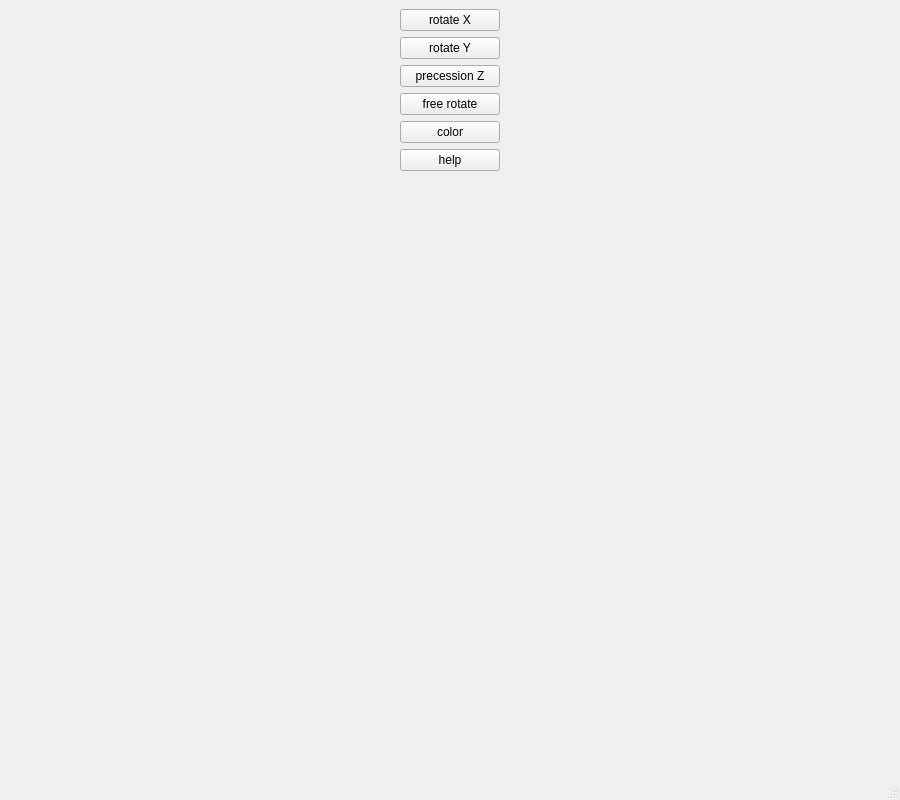
<?xml version="1.0" encoding="UTF-8"?>
<ui version="4.0">
 <class>MainWindow</class>
 <widget class="QMainWindow" name="MainWindow">
  <property name="geometry">
   <rect>
    <x>0</x>
    <y>0</y>
    <width>900</width>
    <height>800</height>
   </rect>
  </property>
  <property name="windowTitle">
   <string>OpenGL sample</string>
  </property>
  <widget class="QWidget" name="centralwidget">
   <property name="sizePolicy">
    <sizepolicy hsizetype="Preferred" vsizetype="Preferred">
     <horstretch>0</horstretch>
     <verstretch>0</verstretch>
    </sizepolicy>
   </property>
   <layout class="QHBoxLayout" name="horizontalLayout_2">
    <item>
     <layout class="QHBoxLayout" name="horizontalLayout">
      <property name="sizeConstraint">
       <enum>QLayout::SetMaximumSize</enum>
      </property>
      <property name="leftMargin">
       <number>0</number>
      </property>
      <item>
       <layout class="QVBoxLayout" name="verticalLayout">
        <property name="spacing">
         <number>6</number>
        </property>
        <property name="sizeConstraint">
         <enum>QLayout::SetMinimumSize</enum>
        </property>
        <item>
         <widget class="QPushButton" name="pushButton_xRotate">
          <property name="sizePolicy">
           <sizepolicy hsizetype="Preferred" vsizetype="Fixed">
            <horstretch>0</horstretch>
            <verstretch>0</verstretch>
           </sizepolicy>
          </property>
          <property name="maximumSize">
           <size>
            <width>100</width>
            <height>16777215</height>
           </size>
          </property>
          <property name="focusPolicy">
           <enum>Qt::NoFocus</enum>
          </property>
          <property name="toolTip">
           <string>rotate cylinder around X axis</string>
          </property>
          <property name="statusTip">
           <string>rotate cylinder around X axis</string>
          </property>
          <property name="text">
           <string>rotate X</string>
          </property>
         </widget>
        </item>
        <item>
         <widget class="QPushButton" name="pushButton_yRotate">
          <property name="sizePolicy">
           <sizepolicy hsizetype="Preferred" vsizetype="Fixed">
            <horstretch>0</horstretch>
            <verstretch>0</verstretch>
           </sizepolicy>
          </property>
          <property name="maximumSize">
           <size>
            <width>100</width>
            <height>16777215</height>
           </size>
          </property>
          <property name="focusPolicy">
           <enum>Qt::NoFocus</enum>
          </property>
          <property name="toolTip">
           <string>rotate cylinder around X axis</string>
          </property>
          <property name="statusTip">
           <string>rotate cylinder around X axis</string>
          </property>
          <property name="text">
           <string>rotate Y</string>
          </property>
         </widget>
        </item>
        <item>
         <widget class="QPushButton" name="pushButton_zRotate">
          <property name="sizePolicy">
           <sizepolicy hsizetype="Preferred" vsizetype="Fixed">
            <horstretch>0</horstretch>
            <verstretch>0</verstretch>
           </sizepolicy>
          </property>
          <property name="maximumSize">
           <size>
            <width>100</width>
            <height>16777215</height>
           </size>
          </property>
          <property name="focusPolicy">
           <enum>Qt::NoFocus</enum>
          </property>
          <property name="toolTip">
           <string>cylinder precession around Z axis</string>
          </property>
          <property name="statusTip">
           <string>cylinder precession around Z axis</string>
          </property>
          <property name="text">
           <string>precession Z</string>
          </property>
         </widget>
        </item>
        <item>
         <widget class="QPushButton" name="pushButton_FreeRotate">
          <property name="sizePolicy">
           <sizepolicy hsizetype="Preferred" vsizetype="Fixed">
            <horstretch>0</horstretch>
            <verstretch>0</verstretch>
           </sizepolicy>
          </property>
          <property name="maximumSize">
           <size>
            <width>100</width>
            <height>16777215</height>
           </size>
          </property>
          <property name="focusPolicy">
           <enum>Qt::NoFocus</enum>
          </property>
          <property name="toolTip">
           <string>set rotate direction</string>
          </property>
          <property name="statusTip">
           <string>set rotate direction</string>
          </property>
          <property name="text">
           <string>free rotate</string>
          </property>
         </widget>
        </item>
        <item>
         <widget class="QPushButton" name="pushButton_Color">
          <property name="sizePolicy">
           <sizepolicy hsizetype="Preferred" vsizetype="Fixed">
            <horstretch>0</horstretch>
            <verstretch>0</verstretch>
           </sizepolicy>
          </property>
          <property name="maximumSize">
           <size>
            <width>100</width>
            <height>16777215</height>
           </size>
          </property>
          <property name="focusPolicy">
           <enum>Qt::NoFocus</enum>
          </property>
          <property name="toolTip">
           <string>choose cylinger color</string>
          </property>
          <property name="statusTip">
           <string>choose cylinger color</string>
          </property>
          <property name="text">
           <string>color</string>
          </property>
         </widget>
        </item>
        <item>
         <widget class="QPushButton" name="pushButton_help">
          <property name="maximumSize">
           <size>
            <width>100</width>
            <height>16777215</height>
           </size>
          </property>
          <property name="focusPolicy">
           <enum>Qt::NoFocus</enum>
          </property>
          <property name="toolTip">
           <string>help</string>
          </property>
          <property name="statusTip">
           <string>help</string>
          </property>
          <property name="text">
           <string>help</string>
          </property>
         </widget>
        </item>
        <item>
         <spacer name="verticalSpacer">
          <property name="orientation">
           <enum>Qt::Vertical</enum>
          </property>
          <property name="sizeHint" stdset="0">
           <size>
            <width>20</width>
            <height>40</height>
           </size>
          </property>
         </spacer>
        </item>
       </layout>
      </item>
     </layout>
    </item>
   </layout>
  </widget>
  <widget class="QMenuBar" name="menubar">
   <property name="geometry">
    <rect>
     <x>0</x>
     <y>0</y>
     <width>900</width>
     <height>22</height>
    </rect>
   </property>
  </widget>
  <widget class="QStatusBar" name="statusbar"/>
 </widget>
 <resources/>
 <connections/>
</ui>
